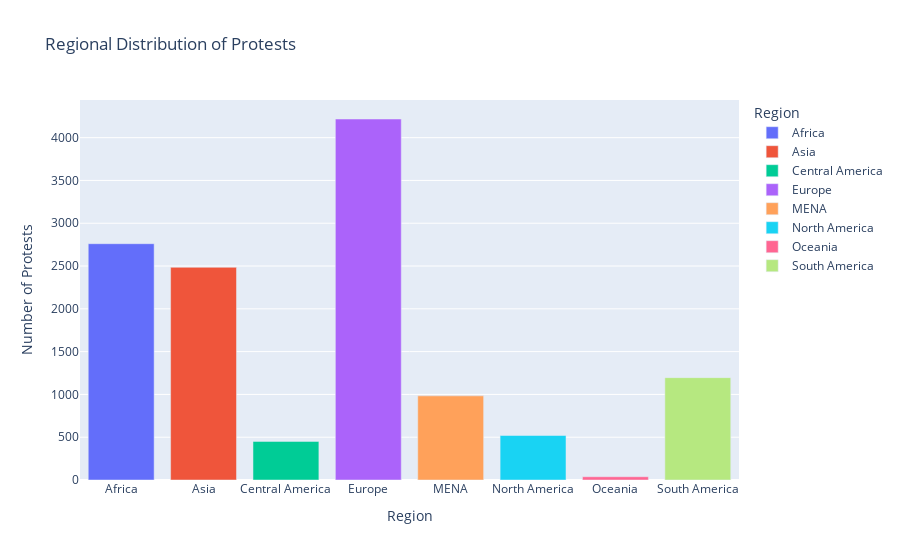

This figure's notebook cell:
### Code cell
region_protests = df.groupby('region')['protest'].sum().reset_index()
fig = px.bar(region_protests, x='region', y='protest', color='region',
            title='Regional Distribution of Protests',
            labels={'protest': 'Number of Protests', 'region': 'Region'})
fig.show()

### Figure 1 — Plotly figure (JSON) as saved in the notebook; plotly's stock layout.template omitted (floating-point values rounded to 4 significant figures)
{"data": [{"alignmentgroup": "True", "hovertemplate": "Region=%{x}<br>Number of Protests=%{y}<extra></extra>", "legendgroup": "Africa", "marker": {"color": "#636efa", "pattern": {"shape": ""}}, "name": "Africa", "offsetgroup": "Africa", "orientation": "v", "showlegend": true, "textposition": "auto", "type": "bar", "x": ["Africa"], "xaxis": "x", "y": [2761], "yaxis": "y"}, {"alignmentgroup": "True", "hovertemplate": "Region=%{x}<br>Number of Protests=%{y}<extra></extra>", "legendgroup": "Asia", "marker": {"color": "#EF553B", "pattern": {"shape": ""}}, "name": "Asia", "offsetgroup": "Asia", "orientation": "v", "showlegend": true, "textposition": "auto", "type": "bar", "x": ["Asia"], "xaxis": "x", "y": [2485], "yaxis": "y"}, {"alignmentgroup": "True", "hovertemplate": "Region=%{x}<br>Number of Protests=%{y}<extra></extra>", "legendgroup": "Central America", "marker": {"color": "#00cc96", "pattern": {"shape": ""}}, "name": "Central America", "offsetgroup": "Central America", "orientation": "v", "showlegend": true, "textposition": "auto", "type": "bar", "x": ["Central America"], "xaxis": "x", "y": [451], "yaxis": "y"}, {"alignmentgroup": "True", "hovertemplate": "Region=%{x}<br>Number of Protests=%{y}<extra></extra>", "legendgroup": "Europe", "marker": {"color": "#ab63fa", "pattern": {"shape": ""}}, "name": "Europe", "offsetgroup": "Europe", "orientation": "v", "showlegend": true, "textposition": "auto", "type": "bar", "x": ["Europe"], "xaxis": "x", "y": [4218], "yaxis": "y"}, {"alignmentgroup": "True", "hovertemplate": "Region=%{x}<br>Number of Protests=%{y}<extra></extra>", "legendgroup": "MENA", "marker": {"color": "#FFA15A", "pattern": {"shape": ""}}, "name": "MENA", "offsetgroup": "MENA", "orientation": "v", "showlegend": true, "textposition": "auto", "type": "bar", "x": ["MENA"], "xaxis": "x", "y": [983], "yaxis": "y"}, {"alignmentgroup": "True", "hovertemplate": "Region=%{x}<br>Number of Protests=%{y}<extra></extra>", "legendgroup": "North America", "marker": {"color": "#19d3f3", "pattern": {"shape": ""}}, "name": "North America", "offsetgroup": "North America", "orientation": "v", "showlegend": true, "textposition": "auto", "type": "bar", "x": ["North America"], "xaxis": "x", "y": [520], "yaxis": "y"}, {"alignmentgroup": "True", "hovertemplate": "Region=%{x}<br>Number of Protests=%{y}<extra></extra>", "legendgroup": "Oceania", "marker": {"color": "#FF6692", "pattern": {"shape": ""}}, "name": "Oceania", "offsetgroup": "Oceania", "orientation": "v", "showlegend": true, "textposition": "auto", "type": "bar", "x": ["Oceania"], "xaxis": "x", "y": [38], "yaxis": "y"}, {"alignmentgroup": "True", "hovertemplate": "Region=%{x}<br>Number of Protests=%{y}<extra></extra>", "legendgroup": "South America", "marker": {"color": "#B6E880", "pattern": {"shape": ""}}, "name": "South America", "offsetgroup": "South America", "orientation": "v", "showlegend": true, "textposition": "auto", "type": "bar", "x": ["South America"], "xaxis": "x", "y": [1196], "yaxis": "y"}], "layout": {"barmode": "relative", "legend": {"title": {"text": "Region"}, "tracegroupgap": 0}, "title": {"text": "Regional Distribution of Protests"}, "xaxis": {"anchor": "y", "categoryarray": ["Africa", "Asia", "Central America", "Europe", "MENA", "North America", "Oceania", "South America"], "categoryorder": "array", "domain": [0, 1], "title": {"text": "Region"}}, "yaxis": {"anchor": "x", "domain": [0, 1], "title": {"text": "Number of Protests"}}}}
